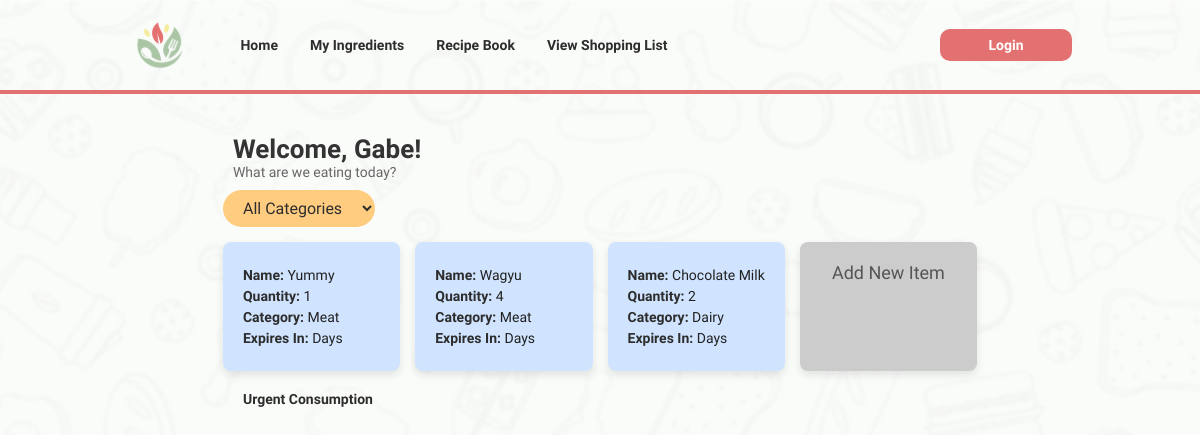
Before: /ingredient/ with the older database file.
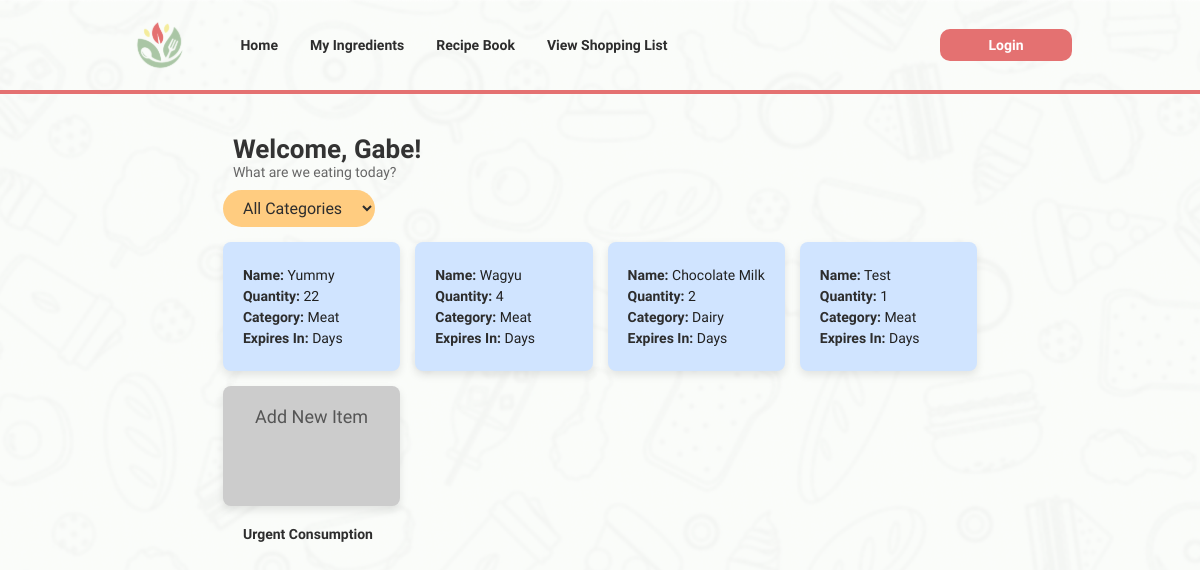
After: the same page with the newer database file.
### apps/ingredient/models.py (models this page shows, shortened)
class Ingredient(models.Model):
    CATEGORY_CHOICES = [
        ('Meat', 'Meat'),
        ('Vegetable', 'Vegetable'),
        ('Dairy', 'Dairy'),
        ('Fruit', 'Fruit'),
    ]
    ingredient_id = models.AutoField(primary_key=True)
    name = models.CharField(max_length=100)
    quantity = models.IntegerField(default=1)  # Add this field for quantity
    category = models.CharField(max_length=100, choices=CATEGORY_CHOICES)
    image = models.ImageField(upload_to='ingredient/', null=True, blank=True)
    date_purchased = models.DateField(null=True, blank=True)  # Add this field for the purchase date
    expiry_date = models.DateField(null=True, blank=True)     # Add this field for expiry date

### apps/ingredient/views.py (the view)
# urls.py: path('', IngredientListView.as_view(), name='ingredient-list'),
class IngredientListView(ListView):
    model = Ingredient
    template_name = 'ingredient_list.html'
    context_object_name = 'ingredients'

### apps/ingredient/templates/ingredient_list.html (shortened to what this page needs)
{% extends "base.html" %}
{% block content %}
<div class="container">
    <h2>Welcome, Gabe!</h2>
    <p>What are we eating today?</p>
    <div class="filter-container">
        <select id="categoryFilter" class="filter-select" onchange="filterCategory()">
            <option value="all">All Categories</option>
        </select>
    </div>
    <div class="inventory-grid">
        {% for ingredient in ingredients %}
        <div class="inventory-item" data-category="{{ ingredient.category }}">
            <p><b>Name:</b> {{ ingredient.name }}</p>
            <p><b>Quantity:</b> {{ ingredient.quantity }}</p>
            <p><b>Category:</b> {{ ingredient.category }}</p>
            <p><b>Expires In:</b> {{ ingredient.days_until_expiry }} Days</p>
        </div>
        {% endfor %}
        <div class="add-item">
            <a href="/ingredient/new/">Add New Item</a>
        </div>
    </div>
    <div class ="title"><h3>Urgent Consumption</h3></div>
</div>
{% endblock %}

Changed rows visible on the page:
changed Ingredient "Yummy": quantity "1" → "22"
added Ingredient: name "Test", quantity "1", category "Meat"
